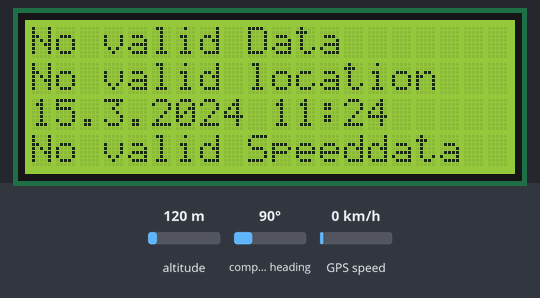
Bench run of a sketch on a simulated Arduino Uno, built with avr-gcc and run on an emulated ATmega328P. On the bench: 20×4 character LCD. The inputs (shaded band) are chosen by the test bench; at power-on: GPS speed 0 km/h, altitude 120 m, compass heading 90°. The GPS gets a fix after 3 s at 37.7749, -122.4194 with 8 satellites.

Above: at 1.2 s.
1.3 s: GPS speed set to 30 km/h
At 6.5 s:
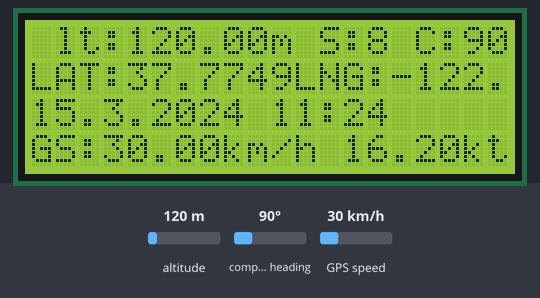
At 31.1 s:
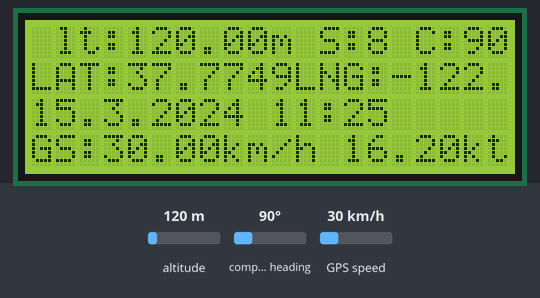
Timing chart, 0 to 32.1 s (numbered marks = the images above; inputs shaded):
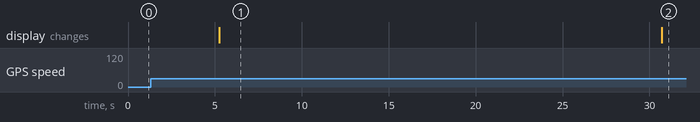

The sketch:

LCD_GPS_Monitor_Teil_1.ino
```cpp
#include <LiquidCrystal_I2C.h>
#include <SoftwareSerial.h>
#include <TinyGPS++.h>
LiquidCrystal_I2C lcd(0x27,20,4);  // set the LCD address to 0x27 for a 20 chars and 4 line display

TinyGPSPlus gps;
SoftwareSerial ss(4, 3);


void setup()
{
  Serial.begin(9600);
  lcd.init();                      // initialize theI2C lcd
  lcd.backlight();
  lcd.setCursor(0,0);
  lcd.clear();
  ss.begin(9600);
  smartdelay(1);
}

void loop()
{
if (gps.altitude.isValid())
    {
    if (gps.altitude.isUpdated()||gps.satellites.isUpdated()||gps.course.isUpdated() )
      {
      lcd.setCursor(0,0);
      lcd.print("Alt:");
      lcd.print(gps.altitude.meters()); // Altitude in meters (double)
      lcd.print("m");
      lcd.print(" S:");
      lcd.print(gps.satellites.value()); // Number of satellites in use (u32)
      lcd.print(" C:");
      lcd.print(gps.course.deg()); // Course in degrees (double)
      }
    } else
    {
    lcd.setCursor(0,0);
    lcd.print("No valid Data       ");
    }
if (gps.location.isValid())
    {
    if (gps.location.isUpdated())
      {
      lcd.setCursor(0,1);
      lcd.print("LAT:");
      lcd.print(gps.location.lat(), 4); // Raw longitude in whole degrees
      lcd.print("LNG:");
      lcd.print(gps.location.lng(), 4); // Raw longitude in whole degrees
      }
    } else
    {
    lcd.setCursor(0,1);
    lcd.print("No valid location   ");
    }
if (gps.date.isValid() & gps.date.isValid())
    {
    lcd.setCursor(0,2);
    lcd.print(gps.date.day());
    lcd.print(".");
    lcd.print(gps.date.month());
    lcd.print(".");
    lcd.print(gps.date.year());
    lcd.print(" ");
    lcd.print(gps.time.hour()+1);
    lcd.print(":");
    lcd.print(gps.time.minute());
    lcd.print("    ");
    } else
    {
    lcd.setCursor(0,2);
    lcd.print("No valid Timestamp  ");
    }
if (gps.speed.isValid())
    {
    lcd.setCursor(0,3);
    lcd.print("GS:");
    lcd.print(gps.speed.kmph());
    lcd.print("km/h ");
    lcd.print(gps.speed.knots()); // Speed in knots (double)
    lcd.print("kt ");
    } else
    {
    lcd.setCursor(0,3);
    lcd.print("No valid Speeddata  ");
    }

smartdelay(5000);
}

static void smartdelay(unsigned long ms)
{
  unsigned long start = millis();
  do
  {
    while (ss.available())
      gps.encode(ss.read());
  } while (millis() - start < ms);
}
```

Measured:
- after the input at 1.3 s, the display: changes after 4.0 s (image 1)
- what the display in image 1 shows lasts 25.4 s, from 5.3 s to 30.7 s
